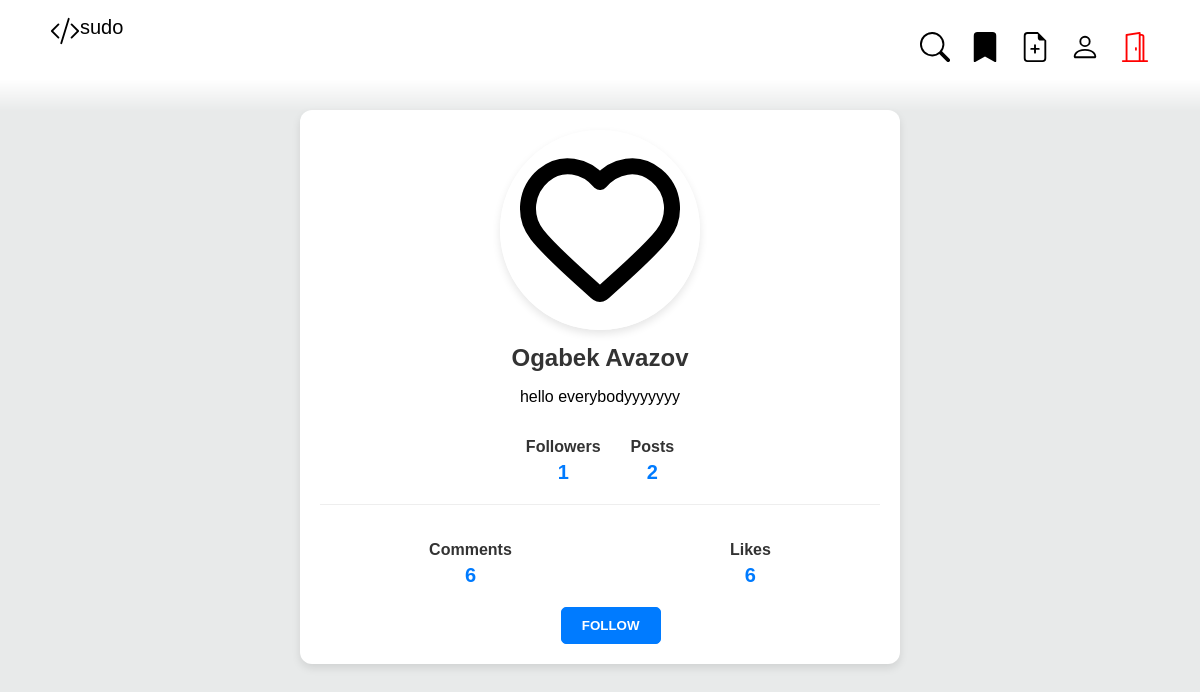
The app's page /profiles/profile/4/ (signed in) with its own data.
### profiles/models.py (models this page shows, shortened)
class Profile(models.Model):
    user = models.OneToOneField(User, on_delete=models.CASCADE)
    first_name = models.CharField(max_length=100, blank=True)
    last_name = models.CharField(max_length=100, blank=True)
    bio = models.TextField(blank=True)
    profile_img = models.ImageField(
        upload_to='profile_images',
        default='Unknown.jpeg',
    )
    follows = models.ManyToManyField('self', symmetrical=False, related_name='followers', blank=True)
    posts = models.ManyToManyField(Post, related_name='associated_profiles', blank=True)
    liked_posts = models.ManyToManyField(Post, related_name='liked_by_profiles', blank=True)
    viewed_posts = models.ManyToManyField(Post, related_name='viewed_by_profiles', blank=True)

### profiles/views.py (the view)
# urls.py: path('profile/<int:profile_id>/', views.profile_detail, name='profile_detail'),
@login_required(login_url='signin')
def profile_detail(request, profile_id):
    profile = Profile.objects.get(user=profile_id)
    posts = Post.objects.filter(author=profile_id)
    is_following = profile.followers.filter(pk=request.user.profile.pk).exists()
    comments = 0
    likes = 0
    for post in posts:
        likes+=Like.objects.filter(post=post).count()
        comments+=Comment.objects.filter(post=post).count()
    like_count = ''
    comment_count = ''
    if likes > 999:
        like_count+=str(likes//1000)
        like_count+='.'
        like_count+=str(likes//100)[0]
        like_count+='k'
    else:
        like_count = str(likes)
    if comments > 999:
        comment_count+=str(comments//1000)
        comment_count+='.'
        comment_count+=str(comments//100)[0]
        comment_count+='k'
    else:
        comment_count = str(comments)
    return render(request, 'profile.html', {'profile': profile, 'is_following': is_following, 'posts':posts, 'like_count':like_count, 'view_count':comment_count})

### templates/profile.html (shortened to what this page needs)
{% load static %}
<!DOCTYPE html>
<html lang="en">
  <head>
    <link rel="stylesheet" href="{% static 'css/profile.css' %}">
    <link rel="stylesheet" href="{% static 'css/nav.css' %}">
  </head>
  <body>
    <nav class="mask">
      <a href="{% url 'home' %}" class="code">
      </a>
      <a href="{% url 'home' %}" class="logo">sudo</a>
      <ul class="list">
        <li>
          <a href="{% url 'search' %}">
          </a>
        </li>
        <li>
          <a href="{% url 'saves' %}">
            <svg xmlns="http://www.w3.org/2000/svg" width="30" height="30" fill="currentColor" class="bi bi-bookmark-fill" viewBox="0 0 16 16">
              <path d="M2 2v13.5a.5.5 0 0 0 .74.439L8 13.069l5.26 2.87A.5.5 0 0 0 14 15.5V2a2 2 0 0 0-2-2H4a2 2 0 0 0-2 2" />
            </svg>
          </a>
        </li>
        <li>
          <a href="{% url 'create_post' %}">
          </a>
        </li>
        <li>
          <a href="{% url 'my_profile' %}">
        <li>
          <a href="{% url 'logout' %}" class="logout">
          </a>
        </li>
      </ul>
    </nav>
    <br>
    <br>
    <br>
    <br>
    <br>
    <div class="profile">
      <div class="profile-header">
        <img class="profile-img" src="{{ profile.profile_img.url }}" alt="Profile Image">
        <h1 class="profile-name">{{profile.first_name}} {{profile.last_name}}</h1>
        <p class="profile-bio">{{ profile.bio }}</p>
        <div class="follow-stats">
          <div class="stat">
            <h3>Followers</h3>
            <p id="followers">{{ profile.followers.count }}</p>
          </div>
          <div class="stat">
            <h3>Posts</h3>
            <p id="following">{{ posts.count }}</p>
          </div>
        </div>
      </div>
      <div class="profile-body">
        <div class="stat">
          <h3>Comments</h3>
          <p id="views">{{view_count}}</p>
        </div>
        <div class="stat">
          <h3>Likes</h3>
          <p id="likes">{{like_count}}</p>
        </div>
      </div>
    {% if user != profile.user %}
      <div class="profile-actions">
        {% if is_following %}
          <form method="post" action="{% url 'unfollow_profile' profile.pk %}">
            {% csrf_token %}
            <button type="submit" class="btn unfollow-btn">Unfollow</button>
          </form>
        {% else %}
          <form method="post" action="{% url 'follow_profile' profile.pk %}">
            <button type="submit" class="btn follow-btn">Follow</button>
          </form>
        {% endif %}
      </div>
    {% endif %}
    </div>
  </body>
</html>

### statics/css/profile.css (style rules this page uses)
body { font-family: Arial, sans-serif; margin: 0; padding: 0; background-color: #f8f8f8; }
.profile { max-width: 600px; margin: 20px auto; padding: 20px; background-color: #fff; border-radius: 12px; box-shadow: 0 4px 8px rgba(0, 0, 0, 0.1); }
.profile-header { text-align: center; padding-bottom: 20px; border-bottom: 1px solid #eee; }
.profile-img { width: 200px; height: 200px; border-radius: 50%; object-fit: cover; border: 4px solid #fff; box-shadow: 0 4px 8px rgba(0, 0, 0, 0.1); }
.profile-name { margin-top: 10px; font-size: 24px; color: #333; }
.follow-stats { display: flex; justify-content: center; margin-top: 15px; }
.stat { text-align: center; padding: 0 15px; }
.stat h3 { margin-bottom: 5px; font-size: 16px; color: #333; }
.stat p { margin: 0; font-size: 20px; color: #007bff; font-weight: bold; }
.profile-body { display: flex; justify-content: space-around; padding: 20px 0; }
.profile-actions { margin-left: 43%; }

### statics/css/nav.css (style rules this page uses)
* { box-sizing: border-box; }
body { background-color: #E8EAEA; }
nav { margin-top: -150px; width: 100%; padding: 16px 20px 30px 20px; display: flex; transition: 0.3s ease-out; color: rgb(0, 0, 0); position: fixed; background-color: #ffffff; z-index: 1000; }
nav.mask { top: 150px; mask-image: linear-gradient(black 70%, transparent); -webkit-mask-image: linear-gradient(black 70%, transparent); }
@media (min-width: 640px) { nav { padding: 16px 50px 30px 50px; } }
a { color: inherit; text-decoration: none; }
.list { list-style-type: none; margin-left: auto; display: none; }
@media (min-width: 640px) { .list { display: flex; } }
@media (min-width: 640px) { .list li { margin-left: 20px; } }
.logout { color: red; }
.logo { font-size: 20px; }
.btn { padding: 10px 20px; border-radius: 5px; font-weight: bold; text-transform: uppercase; transition: all 0.3s ease; }
.follow-btn { background-color: #007bff; color: #fff; border: 1px solid #007bff; }

### records on screen
Profile: profile_img (picture), first_name "Ogabek", last_name "Avazov", bio "hello everybodyyyyyyy", followers.count "1"

### other values on screen
{{ posts.count }} "2"
{{ view_count }} "6"
{{ like_count }} "6"
